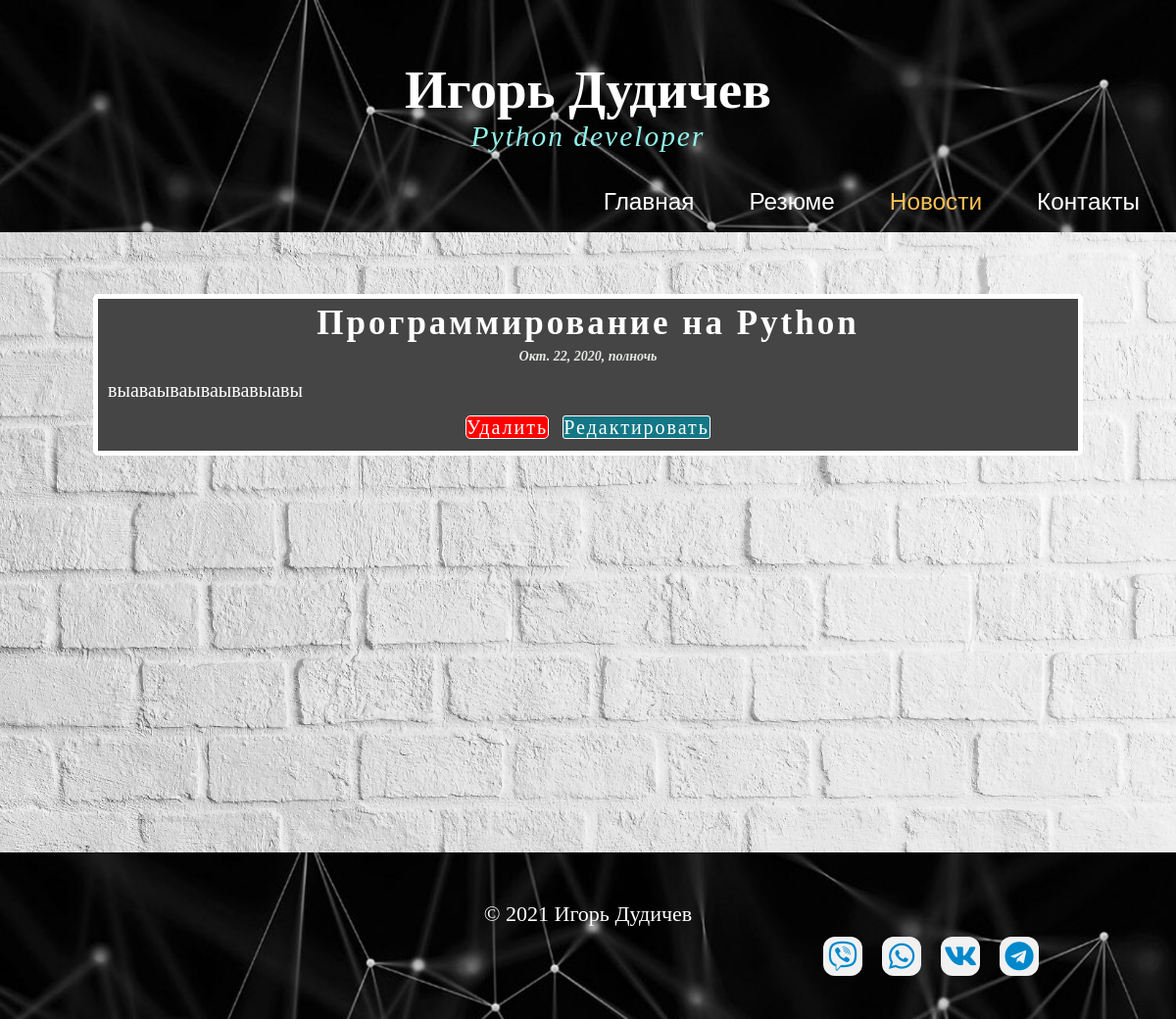
/news/5, run on the app's committed database.
### news/models.py (models this page shows, shortened)
class Article(models.Model):
	title = models.CharField('Название', max_length=50)
	anons = models.CharField('Анонс', max_length=250)
	full_text = models.TextField('Статья')
	date = models.DateTimeField('Дата публикации')
	class Meta:
		verbose_name = 'Новость'
		verbose_name_plural = 'Новости'

### news/views.py (the view)
# urls.py: path('<int:pk>', views.NewsDetail.as_view(), name='news-detail'),
class NewsDetail(DetailView):
	model = Article
	template_name = 'news/detalis_view.html'
	context_object_name = 'articles'

### news/templates/news/detalis_view.html (shortened to what this page needs)
{% extends 'webexample/layout.html' %}
{% block info_menu %}
          <ul class = "menu">
            <li><a href="{% url 'home' %}">Главная</a></li>
            <li><a href="{% url 'rezume' %}">Резюме</a></li>
            <li class="selected"><a href="{% url 'news_home' %}">Новости</a>
            </li>
            <li><a href="{% url 'contact' %}">Контакты</a></li>
          </ul>
{% endblock %}
{% block content %}
        <div class="stat">
        <h2>{{ articles.title }}</h2>
        <h6>{{ articles.date }}</h6>
        <p>{{ articles.full_text }}</p>
        <a href="{% url 'news-delete' articles.id %}" class="delete">Удалить</a>
         <a href="{% url 'news-update' articles.id %}" class="update">Редактировать</a>
        </div>
{% endblock %}

### webexample/static/webexample/css/style.css (style rules this page uses)
* { margin: 0; padding: 0; }
ul.menu { float: right; }
ul.menu li { float: left; padding: 0 0 0 1px; list-style: none; margin: 10px 2px 0 0; }
ul.menu li a { font: normal 100% 'trebuchet ms', sans-serif; display: block; height: 20px; padding: 6px 35px 5px 18px; color: #fff; text-decoration: none; }
ul.menu li.selected a { color: #f7c155; }
.stat { text-align: center; line-height: 1.4; border: 5px solid white; height: auto; width: 1000px; margin: 0 auto; color: white; background-color: #444544; border-radius: 5px; padding-bottom: 10px; }
.stat h2 { font-size: 35PX; letter-spacing: 3PX; }
.stat h6 { font-size: 14px; font-style: italic; color: #e5e8e3; }
.stat p { font-size: 20px; text-align: left; padding: 10px; }
.delete { color: white; text-decoration: none; border: 1px solid; background-color: red; border-radius: 5px; font-size: 20px; letter-spacing: 2px; }
.update { color: white; text-decoration: none; border: 1px solid; background-color: #137785; border-radius: 3px; font-size: 20px; letter-spacing: 2px; margin-left: 10px; }

### data on the page
Article: title "Программирование на Python", date "Окт. 22, 2020, полночь", full_text "выаваываываывавыавы"
